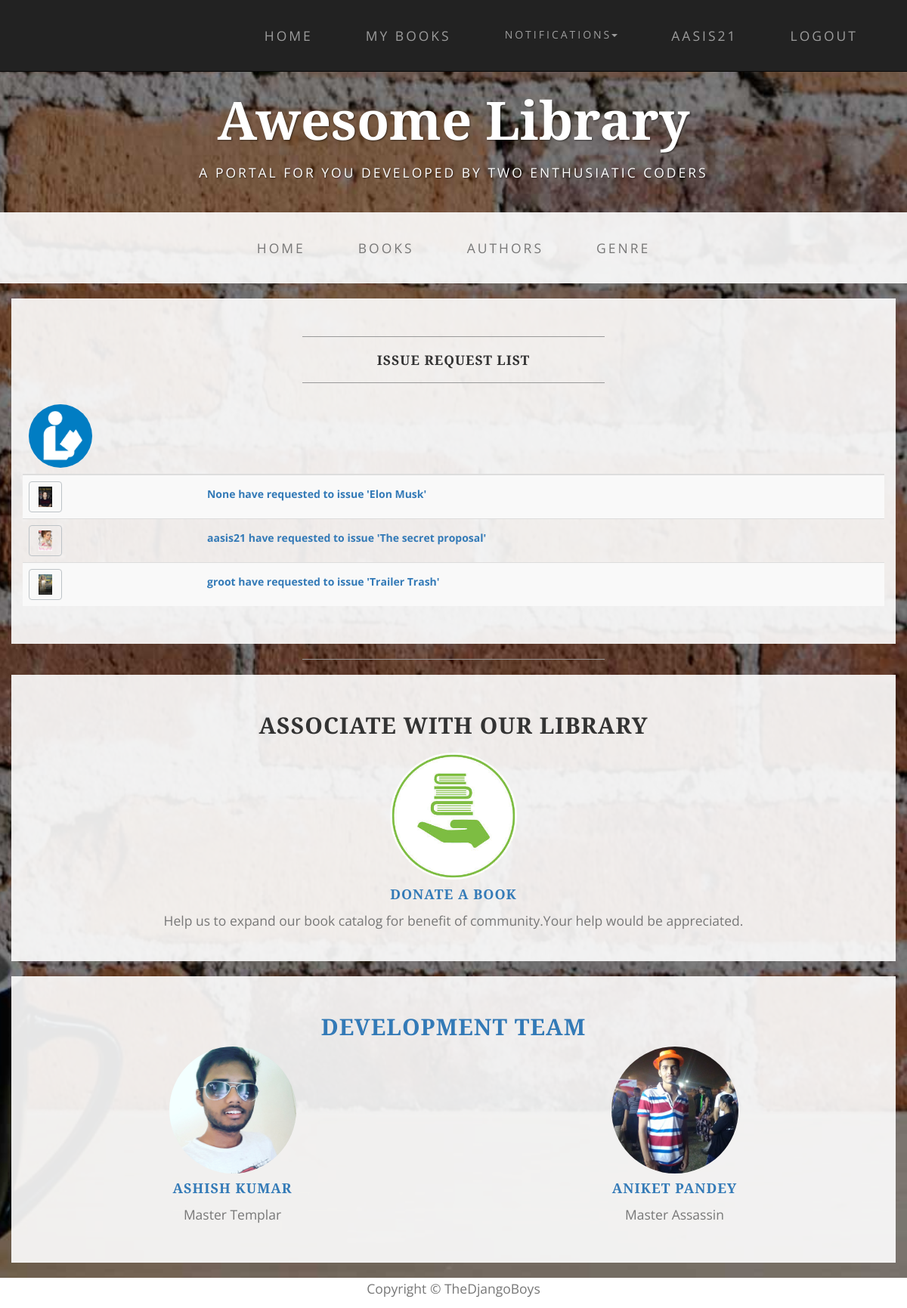
Screenshot of /lib/request_list/ (signed in) with the database file from the repository.
### mylib/models.py (models this page shows, shortened)
class IssueRequest(models.Model):
    user=models.ForeignKey(User,on_delete=models.SET_NULL,null=True,blank=True)
    book=models.ForeignKey(Book,on_delete=models.SET_NULL,null=True,blank=True)
    return_date=models.DateField(null=True, blank=True)
    ISSUE_STATUS = (
        ('r', 'Rejected'),
        ('a', 'Accepted'),
        ('n', 'None'),
    )
    status = models.CharField(max_length=1, choices=ISSUE_STATUS,default='n',null=True,blank=True)

class Book(models.Model):
    title = models.CharField(max_length=200)
    author = models.ForeignKey(Author, on_delete=models.SET_NULL, null=True)
    description = models.TextField(max_length=1000, null=True, blank=True)
    genre = models.ForeignKey(Genre, on_delete=models.SET_NULL, null=True)
    cover = models.ImageField(upload_to=user_directory_path, null=True, blank=True)
    no_instance = models.IntegerField(null=True, blank=True, default=0)
    def image_url(self):
        if self.cover and hasattr(self.cover,'url'):
            return self.cover.url
        else:
            return '/static/1.jpg'

### mylib/views.py (the view)
@permission_required('mylib.manage_books')
def request_list(request):
    request_list=IssueRequest.objects.filter(status__exact='n')
    return  render(request,'request_list.html',context={'list':request_list})

### mylib/backend.py (called while the page is built)
    def get_user(self, user_id):
        try:
            return User.objects.get(pk=user_id)
        except User.DoesNotExist:
            return None

### mylib/global_context.py (called while the page is built)
def notice_context(request):
    if request.user.is_authenticated:
        que= Notification.objects.filter(user=request.user)
        re_note = que.values_list('notice', flat=True)
        note=re_note[::-1]
        if note:
            if len(note)>5:
                notice=note[:5]
            else:
                notice=note
        else:
            notice=['Request Book issue for notifications',]
    else:
        notice = ['Request Book issue for notifications',]
        note=['please login']
    return {'notice':notice,'note':note}

### mylib/templates/request_list.html (shortened to what this page needs)
{% extends "index.html" %}
{% load staticfiles %}
{% block content %}
<div class="container box">
    <div class="row">
        <div class="col-lg-12">
            <hr>
            <h2 class="intro-text text-center">
                <strong>Issue Request List</strong>
            </h2>
            <hr>
            <table class="table table-striped table-responsive">
                <thead class="thead-inverse">
                <tr>
                    <th><img src="{% static 'mylib/img/team/lib.jpg' %}" class="img-responsive img-circle center-block" alt="" align="middle" style="width:6em;height:6em;float:left"></th>
                    <th class="text-center"></th>
                </tr>
                </thead>
                <tbody>
                {% if list %}
                {% for item in list %}
                <tr>
                    <th scope="row"><a class="btn btn-custom"><img src="{{ item.book.image_url }}"  class="img-responsive" alt="" style="width:1em;height:1.5em;float:left"></a></th>
                    <td><a class="btn" href="{% url 'confirm_issue' item.id %}"><b>{{item.user}} have requested to issue '{{item.book.title}}'</b></a></td>
                </tr>
                {% endfor %}
                {% else  %}
                <tr>
                    <th scope="row"> <p>There is no pending request</p></th>
                </tr>
                {% endif %}
                </tbody>
            </table>
        </div>
    </div>
</div>
{% endblock content %}

### mylib/templates/index.html (shortened to what this page needs)
<!DOCTYPE html>
<html lang="en">
{% load staticfiles %}
<head>
    <link href="{% static 'mylib/css/bootstrap.min.css' %}" rel="stylesheet">
    <link href="{% static 'mylib/css/business-casual.css' %}" rel="stylesheet">
</head>
<body>
    <nav id="mainNav" class="navbar navbar-inverse navbar-custom navbar-fixed-top">
        <div class="container">
            <div class="collapse navbar-collapse" id="bs-example-navbar-collapse-1">
                 <ul class="nav navbar-nav navbar-right">
                    <li>
                        <a href="{% url 'index' %}">Home</a>
                    </li>
                    {% if user.is_authenticated %}
                    <li><a href="{% url 'my_books' %}">My Books</a></li>
                     <li class="dropdown">
                         <a class="btn btn-link dropdown-toggle" data-toggle="dropdown"type="button">Notifications<span class="caret"></span></a>
                     </li>
                    {% endif %}
                    {% if user.is_authenticated %}
                    <li><a href="#">{{user.get_username}}</a></li>
                    <li><a href="{% url 'logout' %}?next={{request.path}}">Logout</a></li>
                    {% else %}
                    <li><a href="{% url 'login' %}?next={{request.path}}">Login</a></li>
                     <li><a href="{% url 'sign_in' %}?next={{request.path}}">Sign-in</a></li>
                    {% endif %}
                </ul>
            </div>
        </div>
    </nav>
    <div class="brand main">Awesome Library</div>
    <div class="address-bar">A PORTAL FOR YOU DEVELOPED BY TWO ENTHUSIATIC CODERS</div>
    <nav class="navbar navbar-default" role="navigation">
        <div class="container">
            <div class="collapse navbar-collapse" id="bs-example-navbar-collapse-1">
                <ul class="nav navbar-nav">
                    <li>
                        <a href="{% url 'index' %}">Home</a>
                    </li>
                    <li>
                        <a href="{% url 'books' %}">Books</a>
                    </li>
                    <li>
                        <a href="{% url 'authors' %}">Authors</a>
                    </li>
                    <li>
                        <a href="{% url 'genre' %}">Genre</a>
                    </li>
                </ul>
            </div>
        </div>
    </nav>
    {% block content  %}{% endblock %}
    <hr>
    <section id="services">
        <div class="container box ">
            <div class="row ">
                <div class="col-lg-12 text-center">
                    <h2 class="section-heading">Associate with our Library</h2>
                </div>
            </div>
            <div class="row text-center">
                {% if user.is_authenticated %}
                <div class="col-md-12">
                    <span>
                        <img src={% static "mylib/img/service/2.jpg" %}   class="img-responsive img-circle center-block" style="width:12em;height:12em" alt="" align="middle">
                    </span>
                    <h4 class="service-heading"><a href="{% url 'sign_in' %}">Donate a Book</h4>
                    <p class="text-muted">Help us to expand our book catalog for benefit of community.Your help would be appreciated. </p>
                </div>
                {% endif %}
            </div>
        </div>
        </section>
    <section id="team" class="bg-light-gray">
        <div class="container box">
            <div class="row">
                <div class="col-lg-12 text-center">
                    <h2 class="section-heading">Development Team</h2>
                </div>
            </div>
            <div class="row">
                <div class="col-sm-6">
                    <div class="team-member text-center">
                        <img src={% static "mylib/img/team/1.jpg" %}   class="img-responsive img-circle center-block" style="width:12em;height:12em" alt="" align="middle">
                        <h4>Ashish Kumar</h4>
                        <p class="text-muted">Master Templar</p>
                    </div>
                </div>
                <div class="col-sm-6 text-center">
                    <div class="team-member">
                        <img src="{% static "mylib/img/team/2.jpg" %}" class="img-responsive img-circle center-block"  style="width:12em;height:12em" alt="">
                        <h4>Aniket Pandey</h4>
                        <p class="text-muted">Master Assassin</p>
                    </div>
                </div>
            </div>
            <div class="row">
                <div class="col-lg-8 col-lg-offset-2 text-center">
                </div>
            </div>
        </div>
    </section>
    <div class="col-lg-12 text-center " style="background:white;height:40px">
        <p class="text-muted">Copyright &copy; TheDjangoBoys</p>
    </div>
</body>
</html>

### mylib/templates/index.html (style rules this page uses)
#mainNav { background-color:light; }
.main { margin-top:80px; }

### rows the page displays
IssueRequest: book.image_url (picture), user "None", book "Elon Musk"
IssueRequest: book.image_url (picture), user "aasis21", book "The secret proposal"
IssueRequest: book.image_url (picture), user "groot", book "Trailer Trash"

### other values shown
{{ user.get_username }} "AASIS21"
